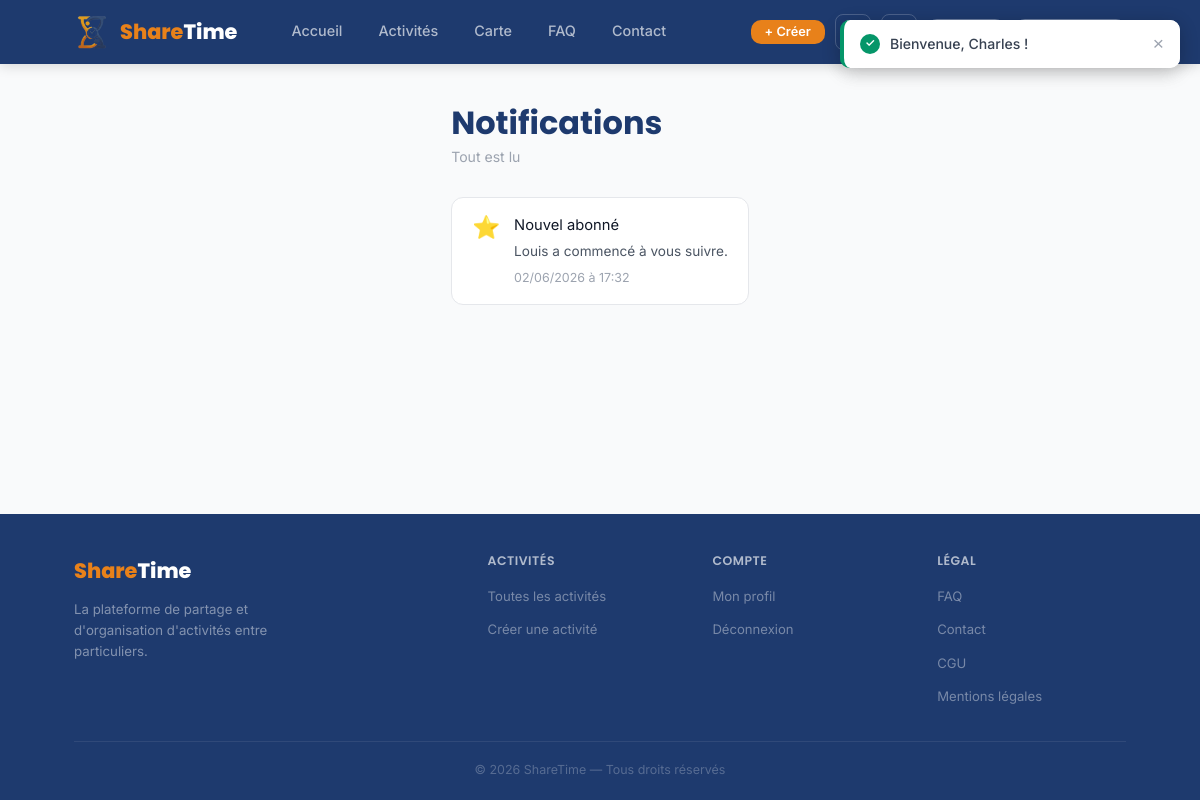
Page /public/?page=notifications (signed in) on the committed database.
### tables this page shows
CREATE TABLE `notifications` (
  `idnotifications` int(11) NOT NULL,
  `user_id` int(11) NOT NULL,
  `activity_id` int(11) DEFAULT NULL,
  `type` varchar(45) DEFAULT NULL,
  `title` varchar(150) DEFAULT NULL,
  `content` varchar(500) DEFAULT NULL,
  `is_read` tinyint(1) DEFAULT 0,
  `created_at` datetime DEFAULT current_timestamp()
);

### public/pages/notifications.php (the view, shortened to what this page needs)
<main class="container" style="padding:40px 0; max-width:700px; margin:auto;">
    <div style="margin-bottom:28px;">
        <h1 style="color:var(--navy); margin-bottom:4px;">Notifications</h1>
        <?php
        $unread_notif_count = count(array_filter($notifications, fn($notif_item) => !$notif_item['is_read']));
        ?>
        <?php if ($unread_notif_count > 0):  ?>
            <p style="color:var(--orange); font-size:0.88rem; font-weight:600;"><?= $unread_notif_count ?> nouvelle<?= $unread_notif_count > 1 ? 's' : '' ?></p>
        <?php else:  ?>
            <p style="color:var(--gray-400); font-size:0.88rem;">Tout est lu</p>
        <?php endif; ?>
    </div>
    <?php if (empty($notifications)):  ?>
        <div style="text-align:center; padding:80px 0; color:var(--gray-400);">
            <p style="font-size:2.5rem; margin-bottom:12px;">🔔</p>
            <p style="font-size:1rem; font-weight:600; color:var(--gray-600);">Aucune notification pour le moment.</p>
        </div>
    <?php else:  ?>
        <div style="display:flex; flex-direction:column; gap:10px;">
        <?php foreach ($notifications as $notif_item):
            $type_icon_map = [
                'nouvelle_inscription' => '👤',
                'promotion_attente'    => '🎉',
                'activite_modifiee'    => '✏️',
                'activite_annulee'     => '❌',
                'nouveau_follower'     => '⭐',
            ];
            $notif_icon          = $type_icon_map[$notif_item['type']] ?? '🔔';
            $is_already_read     = !empty($notif_item['is_read']);
            $notif_formatted_date = (new DateTime($notif_item['created_at']))->format('d/m/Y à H:i');
        ?>
        <div style="background:<?= $is_already_read ? 'white' : '#FFF8F0' ?>; border:1.5px solid <?= $is_already_read ? 'var(--gray-200)' : 'rgba(232,129,26,0.3)' ?>;
                    border-radius:12px; padding:16px 20px; display:flex; gap:14px; align-items:flex-start;">
            <span style="font-size:1.4rem; flex-shrink:0; line-height:1.2;"><?= $notif_icon ?></span>
            <div style="flex:1; min-width:0;">
                <p style="margin:0 0 4px; font-weight:<?= $is_already_read ? '400' : '600' ?>; color:var(--gray-900); font-size:0.92rem;">
                    <?= htmlspecialchars($notif_item['title']) ?>
                </p>
                <p style="margin:0 0 6px; color:var(--gray-600); font-size:0.85rem; line-height:1.5;">
                    <?= htmlspecialchars($notif_item['content']) ?>
                </p>
                <div style="display:flex; align-items:center; gap:12px; flex-wrap:wrap;">
                    <span style="font-size:0.78rem; color:var(--gray-400);"><?= $notif_formatted_date ?></span>
                </div>
            </div>
        </div>
        <?php endforeach;  ?>
        </div>
    <?php endif; ?>
</main>

### public/css/style.css (style rules this page uses)
:root { --orange: #E8811A; --orange-light: #F9A54A; --orange-pale: #FEF3E2; --navy: #1E3A6E; --navy-light: #2D5494; --navy-pale: #EBF0F8; --white: #FFFFFF; --gray-50: #F9FAFB; --gray-100: #F3F4F6; --gray-200: #E5E7EB; --gray-300: #D1D5DB; --gray-400: #9CA3AF; --gray-500: #6B7280; --gray-600: #4B5563; --gray-700: #374151; --gray-900: #111827; --shadow-sm: 0 1px 3px rgba(0,0,0,0.08); --shadow-md: 0 4px 16px rgba(0,0,0,0.10); --shadow-lg: 0 8px 32px rgba(30,58,110,0.12); --radius-sm: 6px; --radius-md: 10px; --radius-lg: 14px; --radius-xl: 20px; }
*, *::before, *::after { box-sizing: border-box; margin: 0; padding: 0; }
html { scroll-behavior: smooth; }
body { font-family: 'Inter', sans-serif; font-size: 16px; color: var(--gray-900); background: var(--gray-50); line-height: 1.6; }
h1, h2, h3, h4 { font-family: 'Poppins', sans-serif; line-height: 1.2; }
.container { max-width: 1100px; margin: 0 auto; padding: 0 24px; }

### app/views/header.php (style rules this page uses)
html, body { height: 100%; margin: 0; }
body { display: flex; flex-direction: column; min-height: 100vh; }
main { flex: 1; }

### rows in the picture
notifications: type "⭐", title "Nouvel abonné", content "Louis a commencé à vous suivre.", created_at "02/06/2026 à 17:32"

### other values in the picture
$flash "Bienvenue, Charles !"
